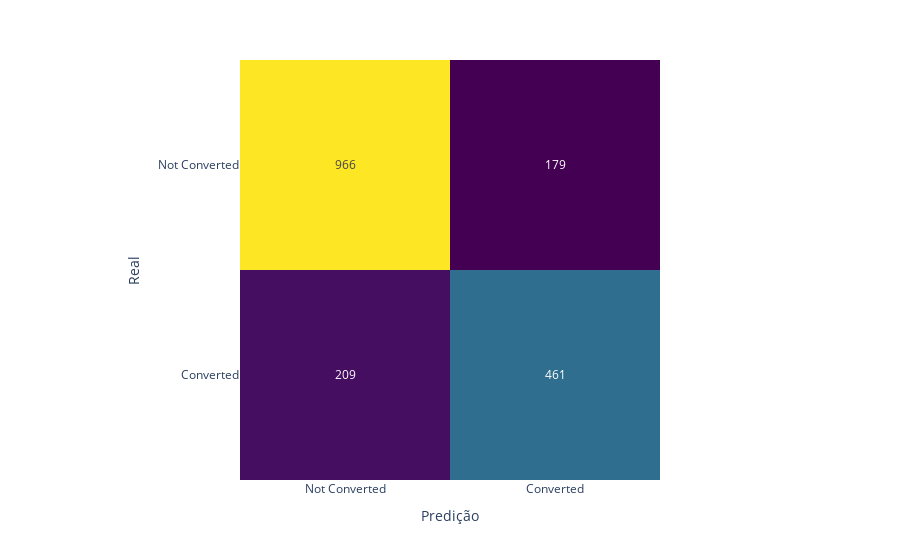

The notebook cell this image was saved under:
### Code cell
# Mostrar a matriz de confusão
conf_matrix = confusion_matrix(y_test, y_pred)

fig = px.imshow(conf_matrix,
    labels=dict(x='Predição', y='Real', color='Contagem'),
    x=['Not Converted', 'Converted'],
    y=['Not Converted', 'Converted'],
    color_continuous_scale='Viridis'
)

fig.update_traces(text=conf_matrix, texttemplate="%{z}")
fig.update_layout(coloraxis_showscale=False)

fig.show()

### Figure 1 — Plotly figure (JSON) as saved in the notebook; plotly's stock layout.template omitted (floating-point values rounded to 4 significant figures)
{"data": [{"coloraxis": "coloraxis", "hovertemplate": "Predição: %{x}<br>Real: %{y}<br>Contagem: %{z}<extra></extra>", "name": "0", "text": [[966, 179], [209, 461]], "texttemplate": "%{z}", "type": "heatmap", "x": ["Not Converted", "Converted"], "xaxis": "x", "y": ["Not Converted", "Converted"], "yaxis": "y", "z": [[966, 179], [209, 461]]}], "layout": {"coloraxis": {"colorbar": {"title": {"text": "Contagem"}}, "colorscale": [[0, "#440154"], [0.1111, "#482878"], [0.2222, "#3e4989"], [0.3333, "#31688e"], [0.4444, "#26828e"], [0.5556, "#1f9e89"], [0.6667, "#35b779"], [0.7778, "#6ece58"], [0.8889, "#b5de2b"], [1, "#fde725"]], "showscale": false}, "margin": {"t": 60}, "xaxis": {"anchor": "y", "constrain": "domain", "domain": [0, 1], "scaleanchor": "y", "title": {"text": "Predição"}}, "yaxis": {"anchor": "x", "autorange": "reversed", "constrain": "domain", "domain": [0, 1], "title": {"text": "Real"}}}}
